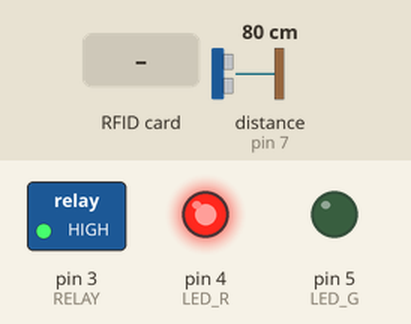
Bench run of a sketch on a simulated Arduino Uno, built with avr-gcc and run on an emulated ATmega328P. Shown: switched loads named in the sketch (green lamp = pin HIGH), output pins drawn as LEDs (lit = HIGH). Wiring (inferred from the names in the program): ultrasonic range finder: trigger pin 6; echo pin 7. Dashed ring = blinking. Inputs (shaded band) come from the test bench; at power-on: distance to the obstacle (sensor on pin 7) 80 cm. The echo pulse lasts 58.3 µs per cm; pins used as bus, display or sensor lines are not drawn; what the sketch prints to the serial monitor is not drawn.

Above: at 1.2 s.
1.3 s: RFID card D4 60 83 2A held to the reader
At 3.7 s:
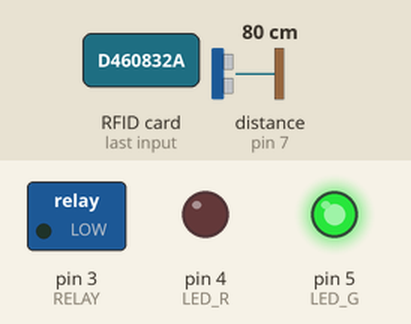
4.0 s: distance to the obstacle (sensor on pin 7) set to 2 cm
At 7.1 s:
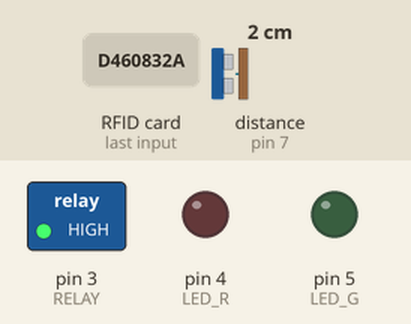
12.5 s: RFID card 5E 7A 19 C4 held to the reader
At 14.8 s:
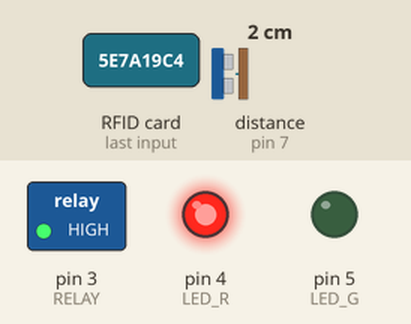
18.5 s: distance to the obstacle (sensor on pin 7) set to 5 cm
20.3 s: distance to the obstacle (sensor on pin 7) set to 8 cm
At 21.6 s:
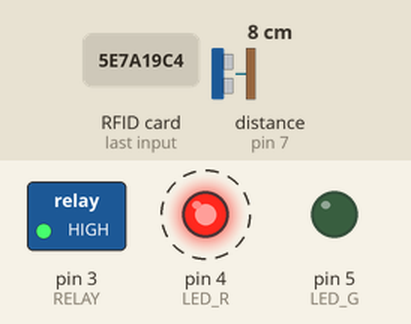
Timing chart, 0 to 27.3 s (numbered marks = the images above; inputs shaded):
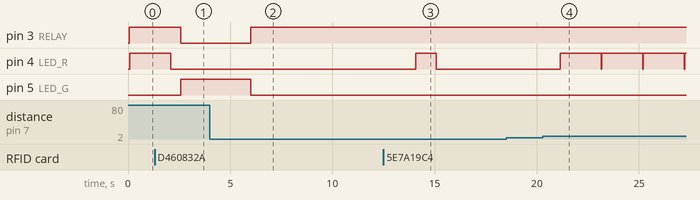

Measured:
- the behaviour switches between 6 and 7 cm on distance to the obstacle (sensor on pin 7) (found by bisection; images 3 and 4)
- after the input at 1.3 s, pin 3 (RELAY): HIGH → LOW after 1.3 s; pin 4 (LED_R): goes on until 2.1 s, then stays LOW; pin 5 (LED_G): LOW → HIGH after 1.3 s
- after the input at 4.0 s, pin 3 (RELAY): LOW → HIGH after 2.0 s; pin 5 (LED_G): HIGH → LOW after 2.0 s
- after the input at 12.5 s, pin 4 (LED_R): LOW → HIGH after 1.6 s, → LOW 1.0 s later
- after the input at 18.5 s, every drawn part: stays the same
- after the input at 20.3 s, pin 4 (LED_R): alternates HIGH for 2.0 s and LOW for 0.03 s, starting after 0.86 s

The sketch:

Arduino_IOT_Project.ino
```cpp
#include <SPI.h>
#include <MFRC522.h>
#include "Arduino.h"


// definisco i pin per i vari sensori e attuatori

#define triggerPort 6  // sensore di prossimità
#define echoPort 7     // sensore di prossimità
#define SS_PIN 10   //nfc
#define RST_PIN 9     //nfc
#define LED_G 5 //pin LED verde
#define LED_R 4  //pin LED rosso
#define RELAY 3 //relay pin
#define ACCESS_DELAY 2000
#define DENIED_DELAY 1000
MFRC522 mfrc522(SS_PIN, RST_PIN);   // crea un istanza del sensore MFRC522 nfc .


void setup()
{
  Serial.begin(9600);   // Inizializzo la porta seriale
  SPI.begin();          // Inizializzo SPI
  mfrc522.PCD_Init();   // Inizializzo MFRC522 nfc
  pinMode(triggerPort, OUTPUT);
  pinMode(echoPort, INPUT);
  pinMode(LED_G, OUTPUT);
  pinMode(LED_R, OUTPUT);
  pinMode(RELAY, OUTPUT);
  digitalWrite(RELAY, HIGH);


  //Serial.println("Avvicina la carta per sbloccare la serratura...");
  Serial.println();


}
void check_forced_entry(){ // funzione che controlla periodicamente se c'è una effrazione attraverso il sensore di prossimità

  digitalWrite( triggerPort, LOW ); //porta bassa l'uscita Trig = reset porta
  delay(2);

  digitalWrite( triggerPort, HIGH ); //invia un impulso di 10microsec su Trig
  delayMicroseconds( 10 );
  digitalWrite( triggerPort, LOW );

  long durata = pulseIn( echoPort, HIGH ); //misura la durata dell'impulso ALTO su Echo

  Serial.print("distanza: ");
  Serial.write(0xfd); //inizio pacchetto stato effrazione
  if ( durata > 38000 ) //dopo 38ms è fuori dalla portata del sensore
  {
    Serial.print("!OK");
    digitalWrite(LED_R, HIGH);
  }
  else {

 long distanza = 0.0343 * durata / 2; //calcolo distanza

   if(distanza > 5){ // se la porta risulta aperta

      Serial.print("!OK"); // invio nella seriale il pacchetto ALLARME
      digitalWrite(LED_R, HIGH);


   }else{

      Serial.print("OK"); // altrimento tutto ok
      digitalWrite(LED_R, LOW);
   }

  }
  Serial.write(0xfc);  //fine pacchetto stato stato effrazione
  delay(2000); //Attesa in ms prima della prossima misura
  digitalWrite(LED_R, LOW);
}


int check_proximity(){ // funzione per controllare lo status della porta, se aperta o chiusa

  digitalWrite( triggerPort, LOW ); //porta bassa l'uscita Trig = reset porta
  delay(2);

  digitalWrite( triggerPort, HIGH ); //invia un impulso di 10microsec su Trig
  delayMicroseconds( 10 );
  digitalWrite( triggerPort, LOW );

  long durata = pulseIn( echoPort, HIGH ); //misura la durata dell'impulso ALTO su Echo

  if ( durata > 38000 ) //dopo 38ms è fuori dalla portata del sensore
  {
   return 1;  // PORTA APERTA
  }
  else { //se riceve un'onda riflessa da un ostacolo stampa distanza a video

 long distanza = 0.0343 * durata / 2; //calcolo distanza

   if(distanza > 5){

      return 1;   // PORTA APERTA
   }else{

      return 0;    // PORTA CHIUSA
   }

  }

  delay(2000); //Attesa in ms prima della prossima misura
}


void check_card(){ // funzione che controlla se viene inserita una card nfc
// Funzione per nuove card
  if ( ! mfrc522.PICC_IsNewCardPresent())
  {
    return;
  }
  // lettura card
  if ( ! mfrc522.PICC_ReadCardSerial())
  {
    return;
  }
  //mostra uid card
  Serial.print("UID card :");
  String content= "";
  byte letter;

  for (byte i = 0; i < mfrc522.uid.size; i++)
  {
     Serial.print(mfrc522.uid.uidByte[i] < 0x10 ? " 0" : " ");
     Serial.print(mfrc522.uid.uidByte[i], HEX);
     content.concat(String(mfrc522.uid.uidByte[i] < 0x10 ? " 0" : " "));
     content.concat(String(mfrc522.uid.uidByte[i], HEX));
  }


  Serial.println();
  Serial.print("Messaggio : ");
  content.toUpperCase();

  if (content.substring(1) == "D4 60 83 2A") //se l'UID della card inserita è corretto, con degli or possono essere definite più card
  {
    Serial.println("Accesso autorizzato");
    Serial.println();
    Serial.write(0x7d); // inizio pacchetto
    Serial.print("O"); // porta aperta
    Serial.write(0x7e);
    delay(500);
    digitalWrite(RELAY, LOW);
    digitalWrite(LED_G, HIGH);

    if(check_proximity()){
        Serial.write(0xfb); // inizio pacchetto
        Serial.print("001"); // porta aperta
        Serial.write(0xfa); // fine pacchetto
       // devo comunicare al bridge che la porta è aperta
        while (check_proximity()) // finchè la porta resta aperta
       {
           delay(10); // controllo ogni 10 secondi
       }
    }

    delay(ACCESS_DELAY);
    digitalWrite(RELAY, HIGH);  // CHIUDO LA SERRATURA PERCHE LA PORTA è CHIUSA
    digitalWrite(LED_G, LOW);
    delay(ACCESS_DELAY);
    Serial.write(0xfb); // inizio pacchetto
    Serial.print("000"); // porta chiusa
    Serial.write(0xfa); // fine pacchetto
    // COMUNICO DI NUOVO AL BRIDGE CHE LA PORTA è CHIUSA
  }

 else   {
    Serial.println("Accesso negato");
    digitalWrite(LED_R, HIGH);
    delay(DENIED_DELAY);
    digitalWrite(LED_R, LOW);
  }

}


void check_for_remote_input(){ // funzione che riceve l'input di apertura da remoto

    if (Serial.available()>0){
      String a = Serial.readString(); // ricevo il pacchetto dal bridge
        Serial.print("Valore ricevuto: ");
        Serial.println(a);
        int b =a.toInt();
      if(b == 1){ // apri serratura
        digitalWrite(RELAY, LOW);
        digitalWrite(LED_G, HIGH);
        digitalWrite(LED_R, LOW);
        delay(10); // aspetto per vedere se la porta viene chiusa
        if(check_proximity()){  // se la porta è aperta
        Serial.write(0xfb); // inizio pacchetto
        Serial.print("001"); // porta aperta
        Serial.write(0xfa); // fine pacchetto
       // devo comunicare al bridge che la porta è aperta
        while (check_proximity()) // finchè la porta resta aperta
       {
           delay(10); // controllo ogni 10 secondi
       }
    }
     // richiudo la porta..
    delay(ACCESS_DELAY);
    digitalWrite(RELAY, HIGH);  // CHIUDO LA SERRATURA PERCHE LA PORTA è CHIUSA
    digitalWrite(LED_G, LOW);
    delay(ACCESS_DELAY);
    Serial.write(0xfb); // inizio pacchetto
    Serial.print("000"); // porta chiusa
    Serial.write(0xfa); // fine pacchetto
      }else if (b == 0){
        digitalWrite(RELAY, HIGH);
        digitalWrite(LED_G, LOW);
      }
    }


}

void loop()
{
  check_for_remote_input();

  check_card();

  check_forced_entry();


}
```
